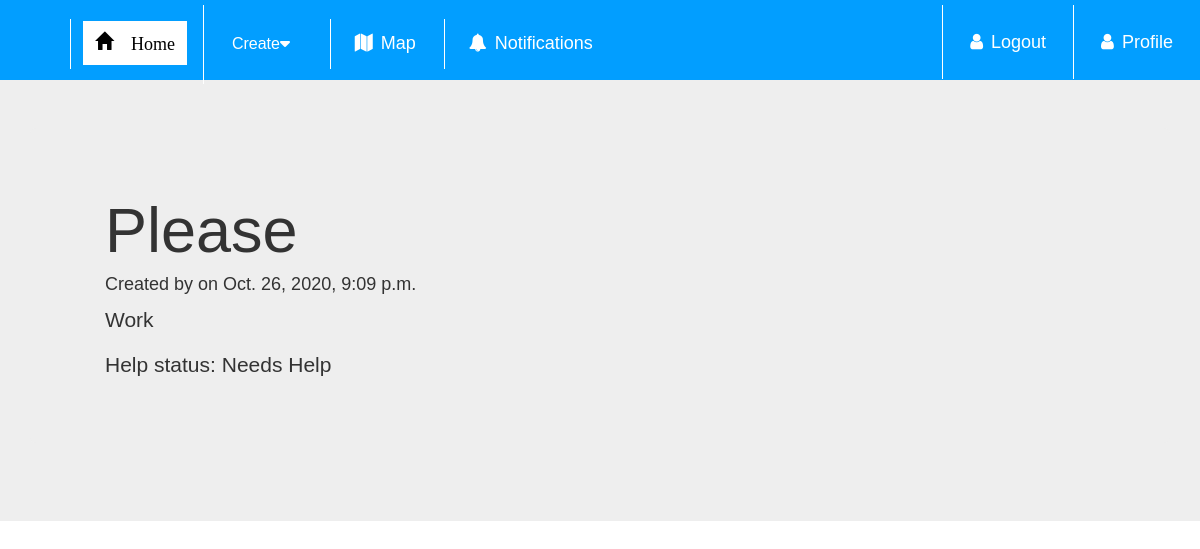
The page /post/13/ on the database its author committed.
### hello/models.py (models this page shows, shortened)
class Post(models.Model):
    post_title = models.CharField("Post Title", max_length=255)
    description = models.TextField("Description")
    help_status = models.TextField(choices=HELP_STATUS_CHOICES)
    poster = models.ForeignKey(User, on_delete=models.PROTECT, null=True)
    created_date = models.DateTimeField("Created Date", default=datetime.datetime.now, blank=True)
    class Meta:
        ordering = ['created_date']

### hello/views.py (the view)
# urls.py: path(r'post/<int:post_id>/', views.post_detail, name='post_detail'),
def post_detail(request, post_id):
    post = get_object_or_404(Post, pk=post_id)
    return render(request, 'post_detail.html', {'post': post})

### hello/templates/post_detail.html
{% extends "home.html" %}
{% load static %}
{% block content %}
<h1>{{ post.post_title }}</h1>
<h4>Created by {{ post.poster.get_name }} on {{ post.created_date }}</h4>
<p>{{ post.description }}</p>
<p>Help status: {{ post.get_help_status_display }}</p>
{% endblock %}

### hello/templates/base.html (style rules this page uses)
body { margin:0; padding: 0; font-family: verdana, sans-serif; background-color: #FFFFFF; }

### rows shown on the page
Post: post_title "Please", created_date "Oct. 26, 2020, 9:09 p.m.", description "Work", help_status "Needs Help"
